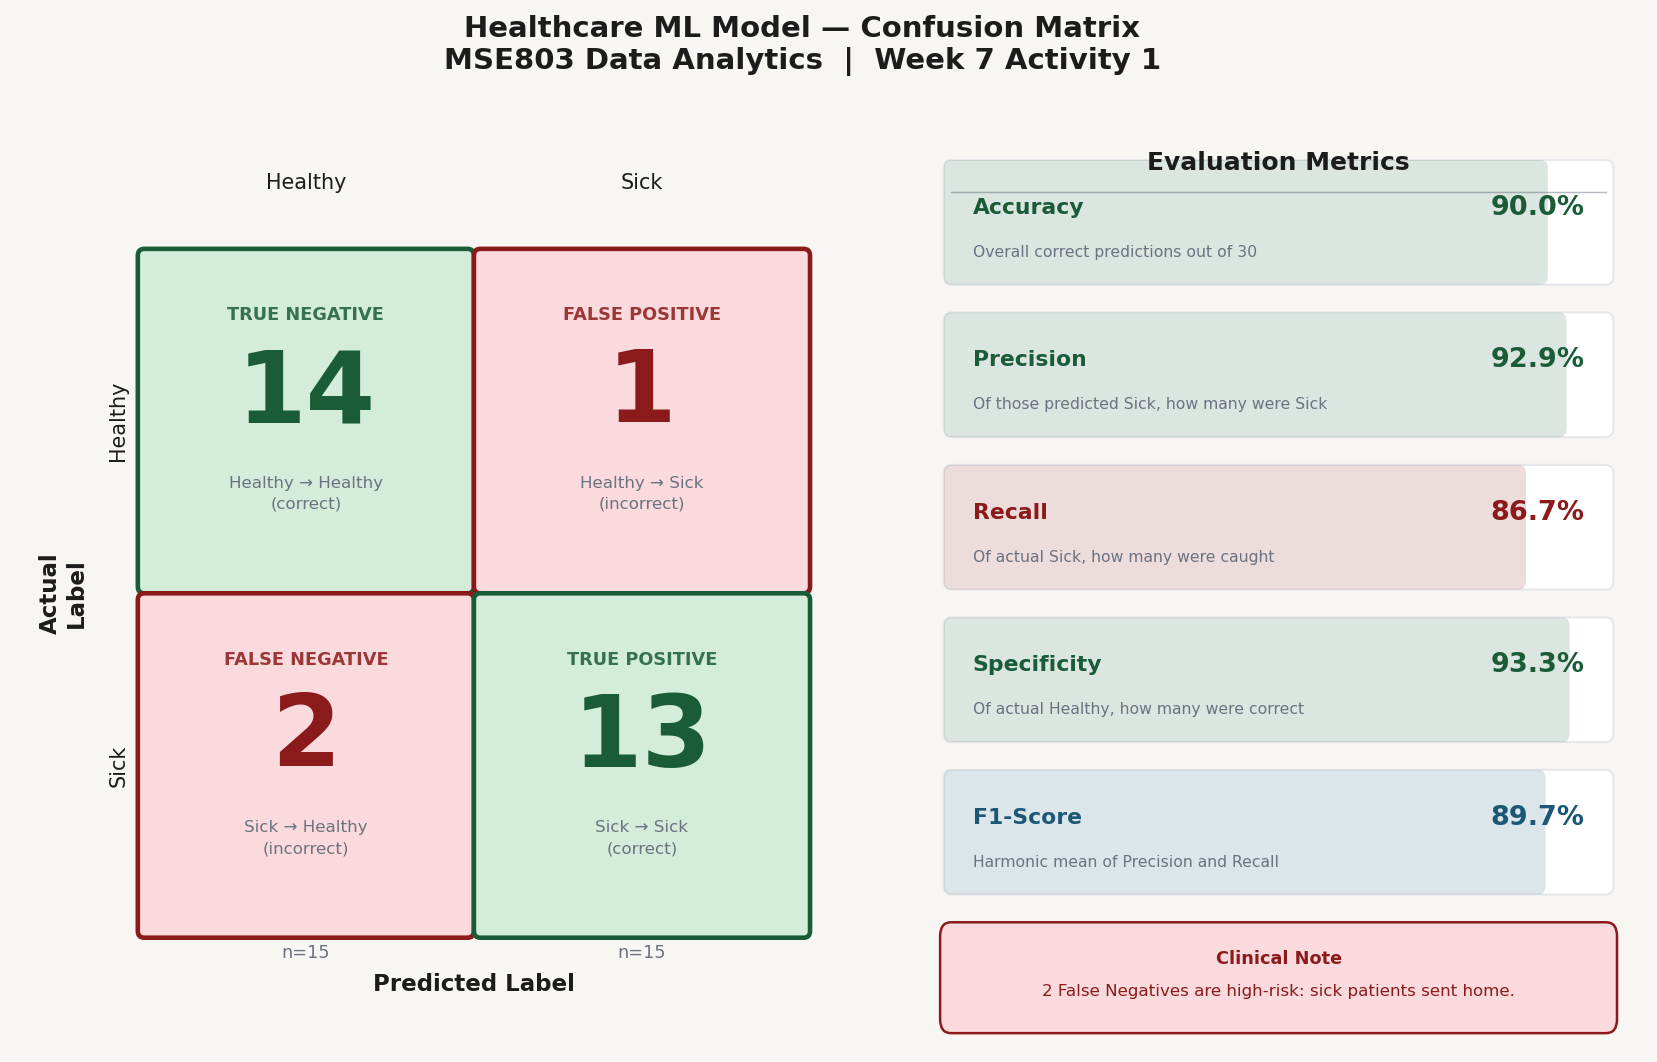

Reproduce this figure in Python.
import numpy as np
import matplotlib.pyplot as plt
import matplotlib.patches as mpatches
from matplotlib.patches import FancyArrowPatch

# Confusion matrix values
# Test set: 30 records (15 healthy, 15 sick)
# 3 misclassifications: 2 FN, 1 FP
TN = 14   # Healthy correctly predicted as Healthy
FP = 1    # Healthy incorrectly predicted as Sick
FN = 2    # Sick incorrectly predicted as Healthy
TP = 13   # Sick correctly predicted as Sick

total = TN + FP + FN + TP  # 30

# Evaluation metrics
accuracy    = (TP + TN) / total
precision   = TP / (TP + FP)
recall      = TP / (TP + FN)       # Sensitivity
specificity = TN / (TN + FP)
f1          = 2 * (precision * recall) / (precision + recall)

print("Confusion Matrix Values")
print(f"  TN = {TN}  |  FP = {FP}")
print(f"  FN = {FN}  |  TP = {TP}")
print(f"\nEvaluation Metrics")
print(f"  Accuracy    : {accuracy*100:.1f}%")
print(f"  Precision   : {precision*100:.1f}%")
print(f"  Recall      : {recall*100:.1f}%")
print(f"  Specificity : {specificity*100:.1f}%")
print(f"  F1-Score    : {f1*100:.1f}%")

# Colour scheme
GREEN_CORRECT = "#1A5C38"
GREEN_LIGHT   = "#D4EDDA"
RED_WRONG     = "#8B1A1A"
RED_LIGHT     = "#FADADD"
BG            = "#F7F6F3"
DARK          = "#1C1C1C"
MUTED         = "#6B7280"

fig = plt.figure(figsize=(14, 8))
fig.patch.set_facecolor(BG)
fig.suptitle(
    "Healthcare ML Model — Confusion Matrix\nMSE803 Data Analytics  |  Week 7 Activity 1",
    fontsize=14, fontweight="bold", color=DARK, y=0.97
)

# Main layout: confusion matrix on left, metrics on right
gs = fig.add_gridspec(1, 2, width_ratios=[1.15, 1], wspace=0.08)
ax_cm  = fig.add_subplot(gs[0])
ax_met = fig.add_subplot(gs[1])
ax_cm.set_facecolor(BG)
ax_met.set_facecolor(BG)

# Draw confusion matrix as coloured cells
cells = [
    # (row, col, value, fill_color, text_color, label, sublabel)
    (0, 0, TN, GREEN_LIGHT, GREEN_CORRECT, "TRUE NEGATIVE",  "Healthy → Healthy\n(correct)"),
    (0, 1, FP, RED_LIGHT,   RED_WRONG,     "FALSE POSITIVE", "Healthy → Sick\n(incorrect)"),
    (1, 0, FN, RED_LIGHT,   RED_WRONG,     "FALSE NEGATIVE", "Sick → Healthy\n(incorrect)"),
    (1, 1, TP, GREEN_LIGHT, GREEN_CORRECT, "TRUE POSITIVE",  "Sick → Sick\n(correct)"),
]

cell_size = 1.0
gap = 0.04

for (row, col, val, fill, text_col, label, sublabel) in cells:
    x = col * (cell_size + gap)
    y = (1 - row) * (cell_size + gap)

    rect = mpatches.FancyBboxPatch(
        (x, y), cell_size, cell_size,
        boxstyle="round,pad=0.02",
        facecolor=fill,
        edgecolor=text_col,
        linewidth=2.2
    )
    ax_cm.add_patch(rect)

    # Large number
    ax_cm.text(x + cell_size / 2, y + cell_size * 0.58,
               str(val),
               ha="center", va="center",
               fontsize=48, fontweight="bold",
               color=text_col)

    # Label (TN / FP / FN / TP)
    ax_cm.text(x + cell_size / 2, y + cell_size * 0.82,
               label,
               ha="center", va="center",
               fontsize=8.5, fontweight="bold",
               color=text_col, alpha=0.85)

    # Sub-label
    ax_cm.text(x + cell_size / 2, y + cell_size * 0.28,
               sublabel,
               ha="center", va="center",
               fontsize=8, color=MUTED,
               linespacing=1.5)

# Axis labels
ax_cm.text(cell_size / 2 + (cell_size + gap) / 2, -0.18,
           "Predicted Label", ha="center", fontsize=11, fontweight="bold", color=DARK)
ax_cm.text(cell_size / 2, 2 * cell_size + gap + 0.2,
           "Healthy", ha="center", fontsize=10, color=DARK)
ax_cm.text(cell_size / 2 + cell_size + gap, 2 * cell_size + gap + 0.2,
           "Sick", ha="center", fontsize=10, color=DARK)

ax_cm.text(-0.25, cell_size + gap / 2,
           "Actual\nLabel", ha="center", va="center",
           fontsize=11, fontweight="bold", color=DARK, rotation=90)
ax_cm.text(-0.08, 1.5 * cell_size + gap,
           "Healthy", ha="center", va="center",
           fontsize=10, color=DARK, rotation=90)
ax_cm.text(-0.08, 0.5 * cell_size,
           "Sick", ha="center", va="center",
           fontsize=10, color=DARK, rotation=90)

# Total row/column labels
ax_cm.text(cell_size / 2, -0.08,
           "n=15", ha="center", fontsize=8.5, color=MUTED)
ax_cm.text(cell_size / 2 + cell_size + gap, -0.08,
           "n=15", ha="center", fontsize=8.5, color=MUTED)

ax_cm.set_xlim(-0.4, 2 * cell_size + gap + 0.15)
ax_cm.set_ylim(-0.35, 2 * cell_size + gap + 0.4)
ax_cm.axis("off")

# Metrics panel
ax_met.axis("off")

metrics = [
    ("Accuracy",    accuracy,    "#1A5C38", "Overall correct predictions out of 30"),
    ("Precision",   precision,   "#1A5C38", "Of those predicted Sick, how many were Sick"),
    ("Recall",      recall,      "#8B1A1A", "Of actual Sick, how many were caught"),
    ("Specificity", specificity, "#1A5C38", "Of actual Healthy, how many were correct"),
    ("F1-Score",    f1,          "#1A5876", "Harmonic mean of Precision and Recall"),
]

ax_met.text(0.5, 0.97, "Evaluation Metrics", ha="center", va="top",
            fontsize=12, fontweight="bold", color=DARK,
            transform=ax_met.transAxes)
ax_met.plot([0.05, 0.95], [0.925, 0.925], color=MUTED, linewidth=0.7, alpha=0.5,
            transform=ax_met.transAxes, clip_on=False)

for i, (name, val, col, desc) in enumerate(metrics):
    y_pos = 0.87 - i * 0.165

    # Bar background
    bar_bg = mpatches.FancyBboxPatch(
        (0.05, y_pos - 0.035), 0.9, 0.115,
        boxstyle="round,pad=0.01",
        facecolor="white", edgecolor="#E5E7EB",
        linewidth=1, transform=ax_met.transAxes, clip_on=False
    )
    ax_met.add_patch(bar_bg)

    # Filled progress bar
    bar_fill = mpatches.FancyBboxPatch(
        (0.05, y_pos - 0.035), 0.9 * val, 0.115,
        boxstyle="round,pad=0.01",
        facecolor=col, alpha=0.15,
        edgecolor="none",
        transform=ax_met.transAxes, clip_on=False
    )
    ax_met.add_patch(bar_fill)

    ax_met.text(0.08, y_pos + 0.038, name, ha="left", va="center",
                fontsize=10.5, fontweight="bold", color=col,
                transform=ax_met.transAxes)
    ax_met.text(0.92, y_pos + 0.038, f"{val*100:.1f}%", ha="right", va="center",
                fontsize=13, fontweight="bold", color=col,
                transform=ax_met.transAxes)
    ax_met.text(0.08, y_pos - 0.01, desc, ha="left", va="center",
                fontsize=7.5, color=MUTED,
                transform=ax_met.transAxes)

# Key finding note
note_box = mpatches.FancyBboxPatch(
    (0.05, 0.03), 0.9, 0.09,
    boxstyle="round,pad=0.015",
    facecolor=RED_LIGHT, edgecolor=RED_WRONG,
    linewidth=1.2, transform=ax_met.transAxes, clip_on=False
)
ax_met.add_patch(note_box)
ax_met.text(0.5, 0.095, "Clinical Note", ha="center", va="center",
            fontsize=8.5, fontweight="bold", color=RED_WRONG,
            transform=ax_met.transAxes)
ax_met.text(0.5, 0.06, "2 False Negatives are high-risk: sick patients sent home.",
            ha="center", va="center",
            fontsize=8, color=RED_WRONG,
            transform=ax_met.transAxes)

plt.savefig("week7_activity1_confusion_matrix.png", dpi=150,
            bbox_inches="tight", facecolor=BG)
plt.show()
print("Saved: week7_activity1_confusion_matrix.png")
